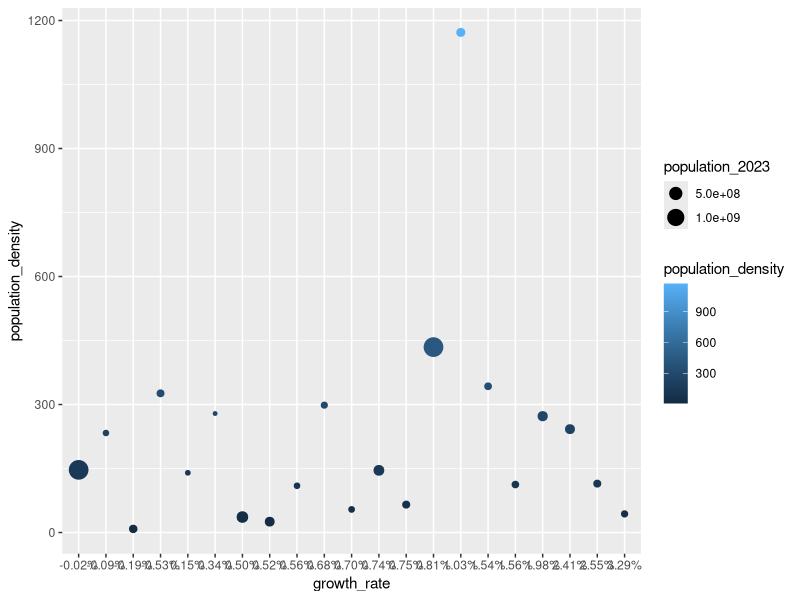

The R source for this figure:
# Load the dplyr and ggplot2 libraries
library(dplyr)
library(ggplot2)
library(tidyverse)

# Import the world_population.csv dataset
world_population <- read.csv("world_population_data.csv")

# Create data for world coordinates using map_data
world_coordinates <- map_data("world")

# Filter the world_population dataset
top_population <- world_population %>%
  filter(
    country %in% c(
      "India", "China", "United States",
      "Indonesia", "Pakistan", "Nigeria",
      "Brazil", "Bangladesh", "Russia",
      "Mexico", "Ethiopia", "Japan",
      "Philippines", "Egypt", "DR Congo",
      "Vietnam", "Iran", "Turkey",
      "Germany", "Thailand", "United Kingdom"
    )
  ) %>%
  mutate("population_density" = population_2023 / area_kms_squared)

# Create a scatterplot using ggplot2
print(ggplot() +
  # geom_map(
  #   data = world_coordinates, map = world_coordinates,
  #   aes(long, lat, map_id = region), color = "green", fill = "lightyellow"
  # ) +
  geom_point(data = top_population, aes(
    x = growth_rate, y = population_density,
    color = population_density,
    size = population_2023
  )))
